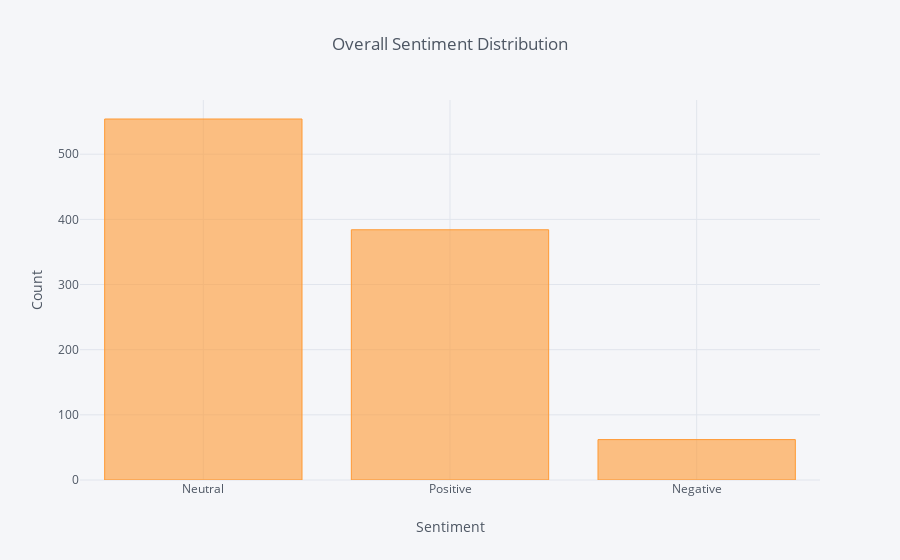

The code cell stored with this chart in its notebook:
### Code cell
df['Sentiment'].value_counts().iplot(kind='bar', xTitle='Sentiment',
                                    yTitle='Count', title='Overall Sentiment Distribution')

### Figure 1 — Plotly figure (JSON) as saved in the notebook; plotly's stock layout.template omitted (floating-point values rounded to 4 significant figures)
{"data": [{"marker": {"color": "rgba(255, 153, 51, 0.6)", "line": {"color": "rgba(255, 153, 51, 1.0)", "width": 1}}, "name": "Sentiment", "orientation": "v", "text": "", "type": "bar", "uid": "f268401e-d510-47ad-b0f0-702ef2a05664", "x": ["Neutral", "Positive", "Negative"], "y": [554, 384, 62]}], "layout": {"legend": {"bgcolor": "#F5F6F9", "font": {"color": "#4D5663"}}, "paper_bgcolor": "#F5F6F9", "plot_bgcolor": "#F5F6F9", "title": {"font": {"color": "#4D5663"}, "text": "Overall Sentiment Distribution"}, "xaxis": {"gridcolor": "#E1E5ED", "showgrid": true, "tickfont": {"color": "#4D5663"}, "title": {"font": {"color": "#4D5663"}, "text": "Sentiment"}, "zerolinecolor": "#E1E5ED"}, "yaxis": {"gridcolor": "#E1E5ED", "showgrid": true, "tickfont": {"color": "#4D5663"}, "title": {"font": {"color": "#4D5663"}, "text": "Count"}, "zerolinecolor": "#E1E5ED"}}}
